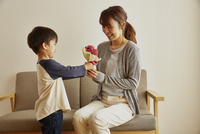
#> input picture example.jpg, 200 x 134 px
$ python identifiesImage.py example.jpg
#> lines starting #> are read from the running program, lines starting #| are printed output that depends on the picture; after the words box and inside, x2 and y2 are one past the last pixel; in counts of white or black regions, pixels touching at a corner belong together
import numpy as np
import os
import sys
from typing import Tuple, Dict, Union
import cv2

# Constants
CANNY_THRESHOLD_LOW = 100
CANNY_THRESHOLD_HIGH = 200
GAUSSIAN_KERNEL_SIZE = (5, 5)
GAUSSIAN_SIGMA_X = 1
MEDIAN_KERNEL_SIZE = 5
MAX_IMAGE_SIZE = 2000
SCORE_THRESHOLD = 0.5
SCORE_WEIGHTS = {
    'edge': 0.8,
    'color': 0.2
}
SCORE_MULTIPLIER = 0.625

def create_canny_img(gray_img_src: np.ndarray) -> Tuple[np.ndarray, np.ndarray, np.ndarray]:
    """Create three edge-detected images using different preprocessing methods.

    Args:
        gray_img_src (np.ndarray): Input grayscale image

    Returns:
        Tuple[np.ndarray, np.ndarray, np.ndarray]: Three edge-detected images:
            - Canny edge detection on original image
            - Canny edge detection after Gaussian blur
            - Canny edge detection after Median blur
    """
    if isinstance(gray_img_src[0][0], np.ndarray):
        gray_img_src = cv2.cvtColor(gray_img_src, cv2.COLOR_BGR2GRAY)

    # Original Canny
    can_img = cv2.Canny(gray_img_src, CANNY_THRESHOLD_LOW, CANNY_THRESHOLD_HIGH)

    # Gaussian blur + Canny
    gau_img = cv2.GaussianBlur(gray_img_src, GAUSSIAN_KERNEL_SIZE, GAUSSIAN_SIGMA_X)
    gau_can_img = cv2.Canny(gau_img, CANNY_THRESHOLD_LOW, CANNY_THRESHOLD_HIGH)

    # Median blur + Canny
    med_img = cv2.medianBlur(gray_img_src, MEDIAN_KERNEL_SIZE)
    med_can_img = cv2.Canny(med_img, CANNY_THRESHOLD_LOW, CANNY_THRESHOLD_HIGH)

    return can_img, gau_can_img, med_can_img

def get_color(img_src: np.ndarray) -> float:
    """Calculate the color distribution score of the image.

    Args:
        img_src (np.ndarray): Input image

    Returns:
        float: Maximum value of the most used color normalized by image size
    """
    color_counts: Dict[Union[Tuple, int], int] = {}

    if isinstance(img_src[0][0], np.ndarray):
        for row in img_src:
            for pixel in row:
                pixel_tuple = tuple(pixel)
                color_counts[pixel_tuple] = color_counts.get(pixel_tuple, 0) + 1
    else:
        for row in img_src:
            for pixel in row:
                color_counts[pixel] = color_counts.get(pixel, 0) + 1

    return max(color_counts.values()) / len(img_src)

def calculate_difference(mat: np.ndarray, c_mat: np.ndarray) -> float:
    """Calculate the normalized difference between two matrices.

    Args:
        mat (np.ndarray): First matrix
        c_mat (np.ndarray): Second matrix

    Returns:
        float: Normalized difference between matrices
    """
    sum_mat = np.sum(mat) / 255
    diff = mat - c_mat
    sum_diff = np.sum(diff) / 255
    return sum_diff / sum_mat if sum_mat != 0 else 0

def calculate_score(gau_result: float, med_result: float, color_result: float) -> float:
    """Calculate the final score for image classification.

    Args:
        gau_result (float): Gaussian blur difference score
        med_result (float): Median blur difference score
        color_result (float): Color distribution score

    Returns:
        float: Final classification score
    """
    edge_score = gau_result + med_result
    if edge_score == 0:
        return 0

    return ((1 / edge_score) * SCORE_WEIGHTS['edge'] +
            (color_result / 100) * SCORE_WEIGHTS['color']) * SCORE_MULTIPLIER

def resize_image(img_src: np.ndarray) -> np.ndarray:
    """Resize image if it exceeds maximum dimensions.

    Args:
        img_src (np.ndarray): Input image

    Returns:
        np.ndarray: Resized image if necessary
    """
    height, width = img_src.shape[:2]
    if height > MAX_IMAGE_SIZE or width > MAX_IMAGE_SIZE:
        return cv2.resize(img_src, (width // 2, height // 2))
    return img_src

def identify_image(img_src: np.ndarray) -> str:
    """Identify if the image is an illustration or a photograph.

    Args:
        img_src (np.ndarray): Input image

    Returns:
        str: 'illust' for illustration, 'picture' for photograph
    """
    can_img, gau_can_img, med_can_img = create_canny_img(img_src)
    gau_result = calculate_difference(can_img, gau_can_img)
    med_result = calculate_difference(can_img, med_can_img)
    color_result = get_color(img_src)

    score = calculate_score(gau_result, med_result, color_result)
    print(f"score: {round(score, 3)} -->", end="")

    return "illust" if score >= SCORE_THRESHOLD else "picture"

def main():
    """Main function to process command line arguments and identify image."""
    if len(sys.argv) != 2:
        print("Error: Please provide an image file path as argument")
        sys.exit(1)

    img_name = sys.argv[1]
    if not os.path.exists(img_name):
        print(f"Error: File '{img_name}' does not exist")
        sys.exit(1)

    try:
        img_src = cv2.imread(img_name, cv2.IMREAD_UNCHANGED)
#> img_src is the input picture: shape (134, 200, 3); mean B, G, R 138.5, 158.3, 171.6
        if img_src is None:
            print(f"Error: Could not read image '{img_name}'")
            sys.exit(1)

        img_src = resize_image(img_src)
        result = identify_image(img_src)
#> in create_canny_img, `gray_img_src = cv2.cvtColor(gray_img_src, cv2.COLOR_BGR2GRAY)`:
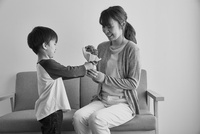
#> gray_img_src: shape (134, 200); min 0, max 238, mean 160
#> in create_canny_img, `can_img = cv2.Canny(gray_img_src, CANNY_THRESHOLD_LOW, CANNY_THRESHOLD..`:
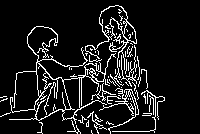
#> can_img: shape (134, 200); 10.2% white in thin lines or dots, all inside (x1, y1, x2, y2) = (0, 5, 165, 134)
#> in create_canny_img, `gau_img = cv2.GaussianBlur(gray_img_src, GAUSSIAN_KERNEL_SIZE, GAUSSIA..`:
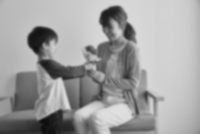
#> gau_img: shape (134, 200); min 13, max 223, mean 160
#> in create_canny_img, `gau_can_img = cv2.Canny(gau_img, CANNY_THRESHOLD_LOW, CANNY_THRESHOLD_..`:
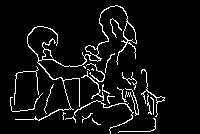
#> gau_can_img: shape (134, 200); 6.2% white in thin lines or dots, all inside (x1, y1, x2, y2) = (10, 5, 165, 134)
#> in create_canny_img, `med_img = cv2.medianBlur(gray_img_src, MEDIAN_KERNEL_SIZE)`:
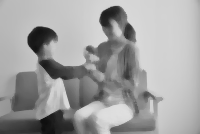
#> med_img: shape (134, 200); min 14, max 223, mean 160.5
#> in create_canny_img, `med_can_img = cv2.Canny(med_img, CANNY_THRESHOLD_LOW, CANNY_THRESHOLD_..`:
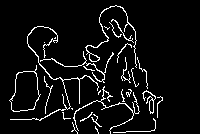
#> med_can_img: shape (134, 200); 6.4% white in thin lines or dots, all inside (x1, y1, x2, y2) = (9, 5, 163, 134)
#> in calculate_difference, `sum_mat = np.sum(mat) / 255`: sum_mat = 2739
#> in calculate_difference, `diff = mat - c_mat`:
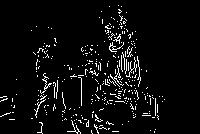
#> diff: shape (134, 200); min 0, max 255, mean 13
#> in calculate_difference, `sum_diff = np.sum(diff) / 255`: sum_diff = 1371.2
#> in identify_image, `gau_result = calculate_difference(can_img, gau_can_img)`: gau_result = 0.501
#> in identify_image, `med_result = calculate_difference(can_img, med_can_img)`: med_result = 0.555
#> the loop in get_color, `for row in img_src:` made 134 passes
#> after the loop in get_color, `for row in img_src:`: color_counts = 10023 items
#> in identify_image, `color_result = get_color(img_src)`: color_result = 5.21
#> in calculate_score, `edge_score = gau_result + med_result`: edge_score = 1.06
#> in identify_image, `score = calculate_score(gau_result, med_result, color_result)`: score = 0.48
#| score: 0.48 -->
#> result = 'picture'
        print(result)
#| picture

    except Exception as e:
        print(f"Error processing image: {str(e)}")
        sys.exit(1)

if __name__ == "__main__":
    main()
